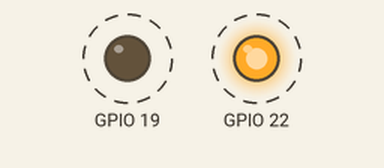
Recording of a sketch running on a simulated ESP32. Shown: output pins drawn as LEDs (lit = HIGH). Dashed ring = blinking. What the sketch prints to the serial monitor is not drawn.

Above: at 0.4 s.
Timing chart, 0 to 3.0 s (numbered marks = the images above):
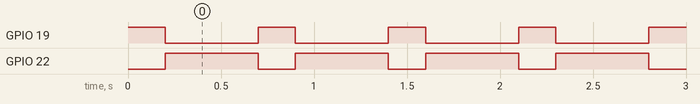

The sketch:

ESP32_Audio_Dev_blink.ino
```cpp
// Blink two red LEDs for ESP32 Audio Development Platform
// (alternates between each LED on and off every second)

/*

 Dip switches
   * IO31 - Key2
   * IO15 - CMD

 See https://espressif.github.io/esptool-js/
 Select 115200 then Connect

Detecting chip type... ESP32
Chip is ESP32-D0WD-V3 (revision 3)
Features: Wi-Fi, BT, Dual Core, 240MHz, VRef calibration in efuse, Coding Scheme None
Crystal is 40MHz

 See https://www.instructables.com/HackerBox-0079-Audio-DSP/

 1. Tools | Board | Boards Manager...
   a. Install esp32 by Espressif Systems
 2. Install CP210x driver: https://www.silabs.com/software-and-tools/usb-to-uart-bridge-vcp-drivers?tab=downloads
 3. Tools > Board > ESP32 Arduino > ESP32 Dev Module
 4. Tools > Port > COM4
 5. Sketch > Upload

 */

void setup() {
  pinMode(19, OUTPUT);
  pinMode(22, OUTPUT);
  Serial.begin(115200);
}

// double magnitude: ~4.58 us, 218 kHz
// float magnitude:  ~334 ns, 2.99 MHz
void loop() {
  uint32_t i;
  float a = 3.0, b = 4.0, result, t, phi = 0.0;

  while (1) {
    digitalWrite(19, HIGH);
    digitalWrite(22, LOW);
    delay(200);
    t = micros();
    for (i=0; i<2990000; i++) {
      result = sqrt(a*a + b*b);
    }
    t = micros() - t;
    t /= 1e6;
    a += 1.0;
    b += 1.0;
    Serial.print("Time: ");
    Serial.println(t);
    Serial.print("result: ");
    Serial.println(result);
    // for (float dt = 0; dt < 50; dt += 1) {
    //   float Sine1 = 100 * sin((M_PI * dt / 25) + phi);
    //   Serial.println(Sine1);
    // }
    phi += M_PI/10.0;
    digitalWrite(19, LOW);
    digitalWrite(22, HIGH);
    delay(500);
  }
}
```

Measured:
- by itself, GPIO 19: alternates HIGH for 0.20 s and LOW for 0.50 s
- by itself, GPIO 22: alternates HIGH for 0.50 s and LOW for 0.20 s
